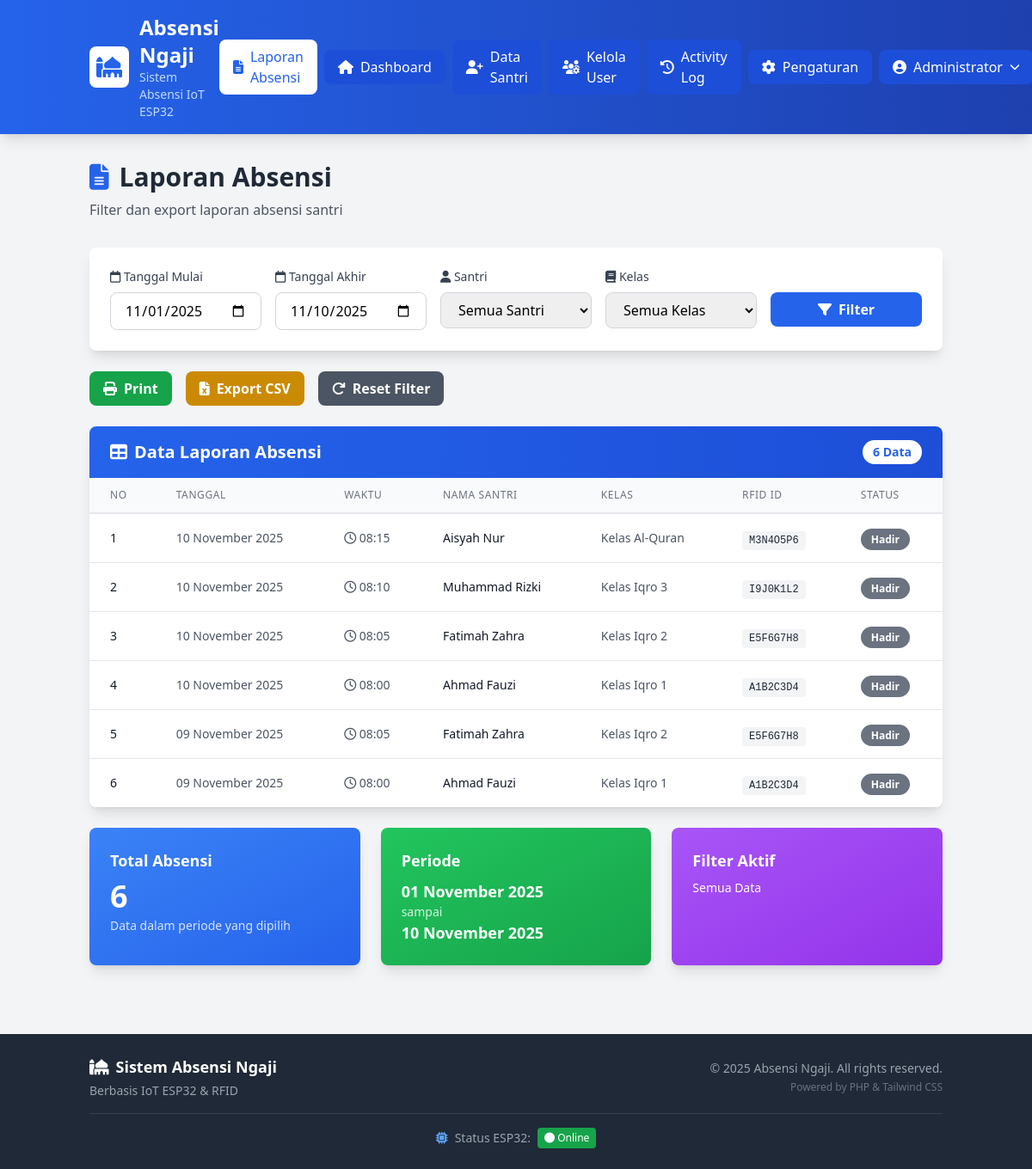
/public/laporan.php (signed in), run on the app's committed database.
### tables this page shows
CREATE TABLE IF NOT EXISTS absensi (
        id INT AUTO_INCREMENT PRIMARY KEY,
        rfid_id VARCHAR(50) NOT NULL,
        waktu_absen DATETIME NOT NULL,
        status ENUM('Hadir', 'Tidak Hadir', 'Izin', 'Sakit') DEFAULT 'Hadir',
        keterangan TEXT,
        created_at TIMESTAMP DEFAULT CURRENT_TIMESTAMP,
        FOREIGN KEY (rfid_id) REFERENCES santri(rfid_id) ON DELETE CASCADE ON UPDATE CASCADE
    );

CREATE TABLE IF NOT EXISTS santri (
    id INT AUTO_INCREMENT PRIMARY KEY,
    nama_santri VARCHAR(100) NOT NULL,
    rfid_id VARCHAR(50) UNIQUE NOT NULL,
    username VARCHAR(50) UNIQUE,
    password VARCHAR(255),
    kelas VARCHAR(50) DEFAULT 'Umum',
    keterangan TEXT,
    status ENUM('aktif', 'nonaktif') DEFAULT 'aktif',
    created_at TIMESTAMP DEFAULT CURRENT_TIMESTAMP,
    updated_at TIMESTAMP DEFAULT CURRENT_TIMESTAMP ON UPDATE CURRENT_TIMESTAMP
);

### public/laporan.php (the view, shortened to what this page needs)
<?php
include '../config/database.php';
include '../includes/functions.php';
$filterTanggalMulai = isset($_GET['tanggal_mulai']) ? $_GET['tanggal_mulai'] : date('Y-m-01');
$filterTanggalAkhir = isset($_GET['tanggal_akhir']) ? $_GET['tanggal_akhir'] : date('Y-m-d');
$whereConditions = [];
$whereConditions[] = "DATE(a.waktu_absen) BETWEEN '$filterTanggalMulai' AND '$filterTanggalAkhir'";
$whereClause = implode(' AND ', $whereConditions);
$queryLaporan = "SELECT a.*, s.nama_santri, s.kelas
                 FROM absensi a
                 JOIN santri s ON a.rfid_id = s.rfid_id
                 WHERE $whereClause
                 ORDER BY a.waktu_absen DESC";
$resultLaporan = $conn->query($queryLaporan);
include '../includes/header.php';
?>
<div class="mb-8 fade-in">
    <h2 class="text-3xl font-bold text-gray-800 flex items-center space-x-3">
        <i class="fas fa-file-alt text-blue-600"></i>
        <span>Laporan Absensi</span>
    </h2>
    <p class="text-gray-600 mt-2">Filter dan export laporan absensi santri</p>
</div>
<div class="bg-white rounded-lg shadow-lg p-6 mb-6 fade-in">
    <form method="GET" action="laporan.php" class="grid grid-cols-1 md:grid-cols-5 gap-4">
        <div>
            <label class="block text-sm font-medium text-gray-700 mb-2">
                <i class="far fa-calendar"></i> Tanggal Mulai
            </label>
            <input type="date" name="tanggal_mulai"
                   value="<?php echo $filterTanggalMulai; ?>"
                   class="w-full px-4 py-2 border border-gray-300 rounded-lg focus:ring-2 focus:ring-blue-500">
        </div>
        <div>
            <label class="block text-sm font-medium text-gray-700 mb-2">
                <i class="far fa-calendar"></i> Tanggal Akhir
            </label>
            <input type="date" name="tanggal_akhir"
                   value="<?php echo $filterTanggalAkhir; ?>"
                   class="w-full px-4 py-2 border border-gray-300 rounded-lg focus:ring-2 focus:ring-blue-500">
        </div>
        <div>
            <label class="block text-sm font-medium text-gray-700 mb-2">
                <i class="fas fa-user"></i> Santri
            </label>
            <select name="santri" class="w-full px-4 py-2 border border-gray-300 rounded-lg focus:ring-2 focus:ring-blue-500">
                <option value="">Semua Santri</option>
            </select>
        </div>
        <div>
            <label class="block text-sm font-medium text-gray-700 mb-2">
                <i class="fas fa-book"></i> Kelas
            </label>
            <select name="kelas" class="w-full px-4 py-2 border border-gray-300 rounded-lg focus:ring-2 focus:ring-blue-500">
                <option value="">Semua Kelas</option>
            </select>
        </div>
        <div>
            <label class="block text-sm font-medium text-gray-700 mb-2">&nbsp;</label>
            <button type="submit" class="w-full bg-blue-600 hover:bg-blue-700 text-white px-4 py-2 rounded-lg font-semibold transition duration-300 flex items-center justify-center space-x-2">
                <i class="fas fa-filter"></i>
                <span>Filter</span>
            </button>
        </div>
    </form>
</div>
<div class="flex space-x-4 mb-6">
    <button onclick="window.print()" class="bg-green-600 hover:bg-green-700 text-white px-4 py-2 rounded-lg font-semibold transition duration-300 flex items-center space-x-2">
        <i class="fas fa-print"></i>
        <span>Print</span>
    </button>
    <button onclick="exportToCSV('table-laporan', 'laporan_absensi_<?php echo date('Y-m-d'); ?>.csv')"
            class="bg-yellow-600 hover:bg-yellow-700 text-white px-4 py-2 rounded-lg font-semibold transition duration-300 flex items-center space-x-2">
        <i class="fas fa-file-excel"></i>
        <span>Export CSV</span>
    </button>
    <a href="laporan.php" class="bg-gray-600 hover:bg-gray-700 text-white px-4 py-2 rounded-lg font-semibold transition duration-300 flex items-center space-x-2">
        <i class="fas fa-redo"></i>
        <span>Reset Filter</span>
    </a>
</div>
<div class="bg-white rounded-lg shadow-lg overflow-hidden fade-in">
    <div class="bg-gradient-to-r from-blue-600 to-blue-700 px-6 py-4 flex items-center justify-between">
        <h3 class="text-white text-xl font-semibold flex items-center space-x-2">
            <i class="fas fa-table"></i>
            <span>Data Laporan Absensi</span>
        </h3>
        <span class="bg-white text-blue-600 px-3 py-1 rounded-full text-sm font-semibold">
            <?php echo $resultLaporan->num_rows; ?> Data
        </span>
    </div>
    <div class="overflow-x-auto">
        <table class="w-full" id="table-laporan">
            <thead class="bg-gray-50 border-b-2 border-gray-200">
                <tr>
                    <th class="px-6 py-3 text-left text-xs font-medium text-gray-500 uppercase tracking-wider">No</th>
                    <th class="px-6 py-3 text-left text-xs font-medium text-gray-500 uppercase tracking-wider">Tanggal</th>
                    <th class="px-6 py-3 text-left text-xs font-medium text-gray-500 uppercase tracking-wider">Waktu</th>
                    <th class="px-6 py-3 text-left text-xs font-medium text-gray-500 uppercase tracking-wider">Nama Santri</th>
                    <th class="px-6 py-3 text-left text-xs font-medium text-gray-500 uppercase tracking-wider">Kelas</th>
                    <th class="px-6 py-3 text-left text-xs font-medium text-gray-500 uppercase tracking-wider">RFID ID</th>
                    <th class="px-6 py-3 text-left text-xs font-medium text-gray-500 uppercase tracking-wider">Status</th>
                </tr>
            </thead>
            <tbody class="bg-white divide-y divide-gray-200">
                <?php if ($resultLaporan->num_rows > 0): ?>
                    <?php $no = 1; ?>
                    <?php while ($row = $resultLaporan->fetch_assoc()): ?>
                        <tr class="hover:bg-gray-50 transition duration-200">
                            <td class="px-6 py-4 whitespace-nowrap text-sm text-gray-900"><?php echo $no++; ?></td>
                            <td class="px-6 py-4 whitespace-nowrap text-sm text-gray-600">
                                <?php echo formatTanggalIndo($row['waktu_absen']); ?>
                            </td>
                            <td class="px-6 py-4 whitespace-nowrap text-sm text-gray-600">
                                <i class="far fa-clock"></i> <?php echo formatWaktu($row['waktu_absen']); ?>
                            </td>
                            <td class="px-6 py-4 whitespace-nowrap">
                                <div class="text-sm font-medium text-gray-900"><?php echo htmlspecialchars($row['nama_santri']); ?></div>
                            </td>
                            <td class="px-6 py-4 whitespace-nowrap text-sm text-gray-600"><?php echo htmlspecialchars($row['kelas']); ?></td>
                            <td class="px-6 py-4 whitespace-nowrap">
                                <code class="px-2 py-1 bg-gray-100 text-gray-800 rounded text-xs"><?php echo htmlspecialchars($row['rfid_id']); ?></code>
                            </td>
                            <td class="px-6 py-4 whitespace-nowrap">
                                <?php echo getBadgeStatus($row['status']); ?>
                            </td>
                        </tr>
                    <?php endwhile; ?>
                <?php endif; ?>
            </tbody>
        </table>
    </div>
</div>
<?php if ($resultLaporan->num_rows > 0): ?>
<div class="mt-6 grid grid-cols-1 md:grid-cols-3 gap-6">
    <div class="bg-gradient-to-br from-blue-500 to-blue-600 rounded-lg shadow-lg p-6 text-white">
        <h4 class="text-lg font-semibold mb-2">Total Absensi</h4>
        <p class="text-4xl font-bold"><?php echo $resultLaporan->num_rows; ?></p>
        <p class="text-sm opacity-80 mt-1">Data dalam periode yang dipilih</p>
    </div>
    <div class="bg-gradient-to-br from-green-500 to-green-600 rounded-lg shadow-lg p-6 text-white">
        <h4 class="text-lg font-semibold mb-2">Periode</h4>
        <p class="text-lg font-bold"><?php echo formatTanggalIndo($filterTanggalMulai); ?></p>
        <p class="text-sm opacity-80">sampai</p>
        <p class="text-lg font-bold"><?php echo formatTanggalIndo($filterTanggalAkhir); ?></p>
    </div>
    <div class="bg-gradient-to-br from-purple-500 to-purple-600 rounded-lg shadow-lg p-6 text-white">
        <h4 class="text-lg font-semibold mb-2">Filter Aktif</h4>
        <p class="text-sm">
            <?php
            $filterInfo = [];
            echo !empty($filterInfo) ? implode(', ', $filterInfo) : 'Semua Data';
            ?>
        </p>
    </div>
</div>
<?php endif; ?>
<?php
include '../includes/footer.php';
?>

### includes/functions.php (shortened to what this page needs)
<?php
function formatTanggalIndo($tanggal) {
    $bulan = array(
        1 => 'Januari', 'Februari', 'Maret', 'April', 'Mei', 'Juni',
        'Juli', 'Agustus', 'September', 'Oktober', 'November', 'Desember'
    );
    $pecahkan = explode('-', date('Y-m-d', strtotime($tanggal)));
    return $pecahkan[2] . ' ' . $bulan[(int)$pecahkan[1]] . ' ' . $pecahkan[0];
}
function formatWaktu($waktu) {
    return date('H:i', strtotime($waktu));
}
function getBadgeStatus($status) {
    $badges = [
        'Hadir' => '<span class="px-3 py-1 text-xs font-semibold text-white bg-green-500 rounded-full">Hadir</span>',
        'Tidak Hadir' => '<span class="px-3 py-1 text-xs font-semibold text-white bg-red-500 rounded-full">Tidak Hadir</span>',
        'Izin' => '<span class="px-3 py-1 text-xs font-semibold text-white bg-yellow-500 rounded-full">Izin</span>',
        'Sakit' => '<span class="px-3 py-1 text-xs font-semibold text-white bg-blue-500 rounded-full">Sakit</span>'
    ];
    return $badges[$status] ?? '<span class="px-3 py-1 text-xs font-semibold text-white bg-gray-500 rounded-full">' . $status . '</span>';
}
?>

### public/css/custom.css (style rules this page uses)
body { font-family: 'Segoe UI', Tahoma, Geneva, Verdana, sans-serif; background-color: #f3f4f6; }
.fade-in { animation: fadeIn 0.5s ease-in-out; }

### includes/header.php (style rules this page uses)
body { font-family: 'Segoe UI', Tahoma, Geneva, Verdana, sans-serif; }
.fade-in { animation: fadeIn 0.5s ease-in-out; }

### data on the page
absensi: waktu_absen "10 November 2025", waktu_absen "08:15", santri.nama_santri "Aisyah Nur", santri.kelas "Kelas Al-Quran", rfid "M3N4O5P6", status "Hadir"
absensi: waktu_absen "10 November 2025", waktu_absen "08:10", santri.nama_santri "Muhammad Rizki", santri.kelas "Kelas Iqro 3", rfid "I9J0K1L2", status "Hadir"
absensi: waktu_absen "10 November 2025", waktu_absen "08:05", santri.nama_santri "Fatimah Zahra", santri.kelas "Kelas Iqro 2", rfid "E5F6G7H8", status "Hadir"
absensi: waktu_absen "10 November 2025", waktu_absen "08:00", santri.nama_santri "Ahmad Fauzi", santri.kelas "Kelas Iqro 1", rfid "A1B2C3D4", status "Hadir"
absensi: waktu_absen "09 November 2025", waktu_absen "08:05", santri.nama_santri "Fatimah Zahra", santri.kelas "Kelas Iqro 2", rfid "E5F6G7H8", status "Hadir"
absensi: waktu_absen "09 November 2025", waktu_absen "08:00", santri.nama_santri "Ahmad Fauzi", santri.kelas "Kelas Iqro 1", rfid "A1B2C3D4", status "Hadir"

### other printed values
$_SESSION['nama_lengkap'] "Administrator"
$resultLaporan->num_rows "6"
formatTanggalIndo($filterTanggalMulai) "01 November 2025"
formatTanggalIndo($filterTanggalAkhir) "10 November 2025"
